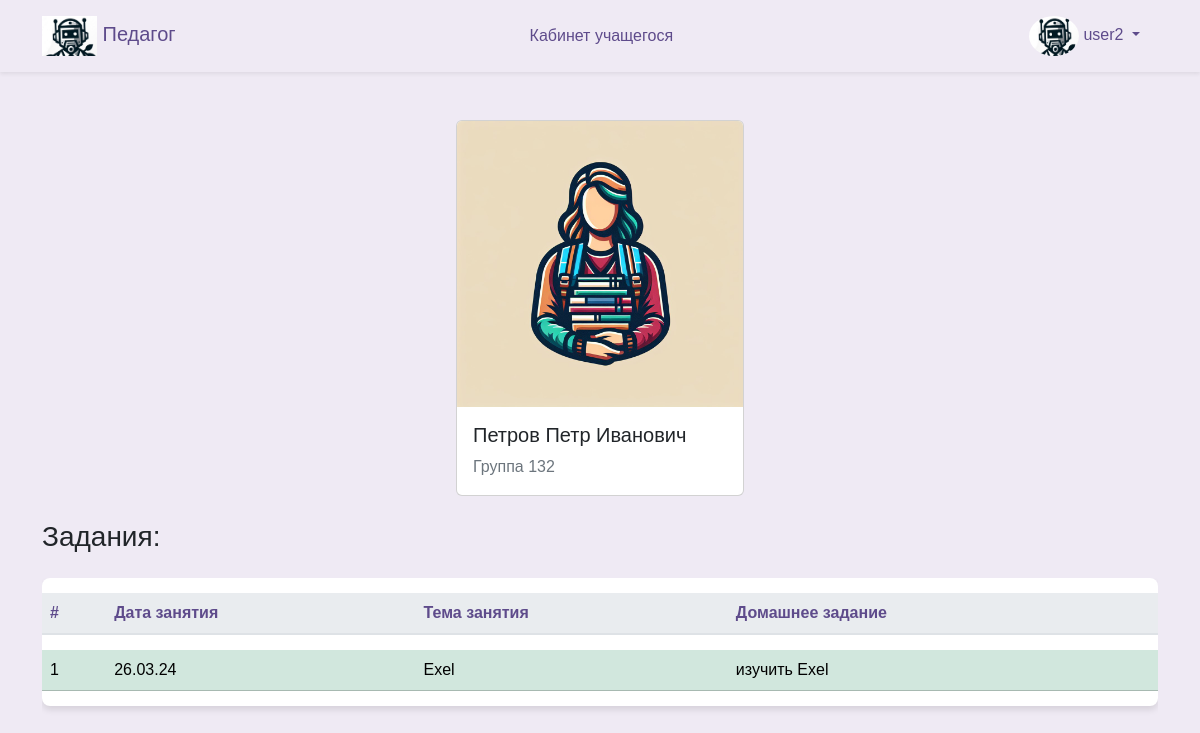
/student (signed in), run on the app's committed database.
### database/models.py (models this page shows, shortened)
class User(Base):
    __tablename__ = "users"
    id = Column(Integer, primary_key=True)
    username = Column(String, unique=True)
    fio = Column(String, default= 'Noname')  # Убрали уникальность
    email = Column(String, unique=True)
    password = Column(String)
    user_type = Column(Enum(UserType), default=UserType.student)
    group_id = Column(Integer, ForeignKey("group.id"), default= 1)
    group = relationship("Group", back_populates="user")
    history_user = relationship("History", back_populates="user_history")

class Group(Base):
    __tablename__ = "group"
    id = Column(Integer, primary_key=True)
    name = Column(String, unique=True, nullable=False)
    user = relationship("User", back_populates="group")

class Visit(Base):
    __tablename__ = "visit"
    id = Column(Integer, primary_key=True)
    data = Column(String, nullable=False)
    visit_status = Column(Boolean)
    history_visit = relationship("History", back_populates="visit_history")

class Theme(Base):
    __tablename__ = "theme"
    id = Column(Integer, primary_key=True)
    name = Column(String, nullable=False, unique=True)
    discipline_id = Column(Integer, ForeignKey("discipline.id"), nullable=False)
    discipline_theme = relationship("Discipline", back_populates="theme_discipline")
    history_theme = relationship("History", back_populates="theme_history")

class Homework(Base):
    __tablename__ = "homework"
    id = Column(Integer, primary_key=True)
    name = Column(String)
    history_homework = relationship("History", back_populates="homework_history")

### frontend/router.py (the view)
@router.get("/student")
async def get_user(
    request: Request,
    user: User = Depends(get_user_or_redirect),
    session: AsyncSession = Depends(get_session),
):
    data = await CRUDUser.get_user_fio(session, user.username)
    data = [
        {"id": i, **dct}
        for i, dct in enumerate(data, start=1)
    ]
    print(data)
    users = await CRUDUser.get_all(session)
    groups = await CRUDGroup.get_all(session)
    disciplines = await CRUDDiscipline.get_all(session)
    return templates.TemplateResponse(
        "student/student.html",
        {
            "request": request,
            "user": user,
            "data": data,
            "users": users,
            "groups": groups,
            "disciplines": disciplines,
        },
    )

### frontend/template/student/student.html (shortened to what this page needs)
{% extends "base/base.html" %}
{% block content %}
<div class="d-flex justify-content-center">
  <div class="card" style="width: 18rem;">
    <img src="../assets/img/student.jpg" class="card-img-top" alt="...">
    <div class="card-body">
      <h5 class="card-title">{{ data[0]['fio'] }}</h5>
      <p class="card-text">{{ data[0]['group_name'] }}</p>
    </div>
  </div>
</div>
<div class="row">
  <div class="col-12">
    <h3 class="mb-4">Задания:</h3>
    <div class="table-responsive">
      <table class="table table-hover table-shadow table-rounded">
        <thead>
          <tr>
            <th scope="col">#</th>
            <th scope="col">Дата занятия</th>
            <th scope="col">Тема занятия</th>
            <th scope="col">Домашнее задание</th>
          </tr>
        </thead>
        <tbody>
          {% for row in data %}
          <tr class="table-success">
            <td>{{ row.id }}</td>
            <td>{{ row.date }}</td>
            <td>{{ row.theme }}</td>
            <td>{{ row.homework }}</td>
          </tr>
          {% endfor %}
        </tbody>
      </table>
    </div>
  </div>
</div>
{% endblock %}

### frontend/template/base/nav.html (shortened to what this page needs)
<nav class="navbar navbar-expand-lg navbar-light shadow-sm">
    <div class="container">
      <a class="navbar-brand" href="/">
        <img src="/assets/img/logo2.jpg" alt="Педагог Logo" id="brand-logo" style="max-height: 40px;"> Педагог
      </a>
      <div class="collapse navbar-collapse" id="navbarNav">
        {% if user %}
        <ul class="navbar-nav mx-auto">
          {% if user.user_type.value == 'student' %}
          <li class="nav-item {% if request_path == '/student' %}active{% endif %}">
            <a class="nav-link" href="/student">Кабинет учащегося </a>
          </li>
          {% endif %}
        </ul>
        <ul class="navbar-nav">
          <li class="nav-item dropdown">
            <a class="nav-link dropdown-toggle" href="#" id="navbarDropdownMenuLink" data-bs-toggle="dropdown"
              aria-expanded="false">
              <img src="/assets/img/logo2.jpg" alt="Профиль" style="border-radius: 50%; width: 50px; height: 40px;">
              {{user.username}}
            </a>
          </li>
        </ul>
        {% endif %}
      </div>
    </div>
</nav>

### frontend/assets/css/base.css (style rules this page uses)
body { margin: 0; font-family: 'Nunito Sans', Arial, sans-serif; background-color: #efeaf4; }
.navbar { background-color: rgb(255, 255, 255), 255, 255); box-shadow: 0 4px 6px rgba(0, 0, 0, 0.1); }
.navbar-brand, .nav-link { color: #5e4b8b !important; }
.nav-link { margin: 0 10px; border-radius: 20px; transition: background-color 0.3s, color 0.3s; }
p { color: #6c757d; }
.table { background-color: #ffffff; color: #5e4b8b; border-collapse: separate; border-spacing: 0 15px; }
.table th, .table td { border-top: none !important; vertical-align: middle; }
.table thead th { background-color: #e9ecef; color: #5e4b8b; border-bottom: 2px solid #dee2e6; }
.table td { padding: .5rem; }
.table-rounded { border-radius: .5rem; overflow: hidden; }
.table-shadow { box-shadow: 0 4px 6px rgba(0, 0, 0, 0.1); }

### data on the page
User: username "user2", fio "Петров Петр Иванович", id "1", date "26.03.24", theme "Exel", homework "изучить Exel"
Group: name "Группа 132"
